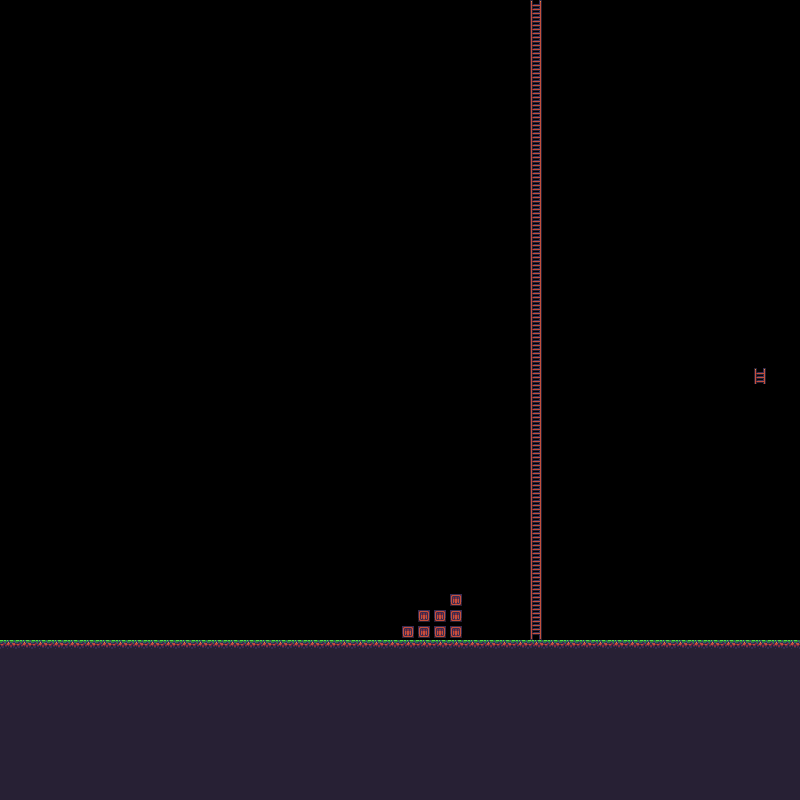

A 2D game scene composited from a Tiled map and its tileset images. What follows is a short description and the map's XML, with every tile layer's data as written:
An orthogonal 50x50 tile map with 16x16 px tiles, 1 tile layer (Terrain) and 5 objects (Start).

<map version="1.8" tiledversion="1.8.5" orientation="orthogonal" renderorder="right-down" width="50" height="50" tilewidth="16" tileheight="16" infinite="0" nextlayerid="6" nextobjectid="18">
 <editorsettings>
  <export target="level1.lua" format="lua" />
 </editorsettings>
 <tileset firstgid="1" name="Level" tilewidth="16" tileheight="16" tilecount="136" columns="17">
  <image source="sheet.png" width="272" height="128" />
 </tileset>
 <layer id="1" name="Terrain" width="50" height="50">
  <data encoding="csv">
0,0,0,0,0,0,0,0,0,0,0,0,0,0,0,0,0,0,0,0,0,0,0,0,0,0,0,0,0,0,0,0,0,76,0,0,0,0,0,0,0,0,0,0,0,0,0,0,0,0,
0,0,0,0,0,0,0,0,0,0,0,0,0,0,0,0,0,0,0,0,0,0,0,0,0,0,0,0,0,0,0,0,0,93,0,0,0,0,0,0,0,0,0,0,0,0,0,0,0,0,
0,0,0,0,0,0,0,0,0,0,0,0,0,0,0,0,0,0,0,0,0,0,0,0,0,0,0,0,0,0,0,0,0,93,0,0,0,0,0,0,0,0,0,0,0,0,0,0,0,0,
0,0,0,0,0,0,0,0,0,0,0,0,0,0,0,0,0,0,0,0,0,0,0,0,0,0,0,0,0,0,0,0,0,93,0,0,0,0,0,0,0,0,0,0,0,0,0,0,0,0,
0,0,0,0,0,0,0,0,0,0,0,0,0,0,0,0,0,0,0,0,0,0,0,0,0,0,0,0,0,0,0,0,0,93,0,0,0,0,0,0,0,0,0,0,0,0,0,0,0,0,
0,0,0,0,0,0,0,0,0,0,0,0,0,0,0,0,0,0,0,0,0,0,0,0,0,0,0,0,0,0,0,0,0,93,0,0,0,0,0,0,0,0,0,0,0,0,0,0,0,0,
0,0,0,0,0,0,0,0,0,0,0,0,0,0,0,0,0,0,0,0,0,0,0,0,0,0,0,0,0,0,0,0,0,93,0,0,0,0,0,0,0,0,0,0,0,0,0,0,0,0,
0,0,0,0,0,0,0,0,0,0,0,0,0,0,0,0,0,0,0,0,0,0,0,0,0,0,0,0,0,0,0,0,0,93,0,0,0,0,0,0,0,0,0,0,0,0,0,0,0,0,
0,0,0,0,0,0,0,0,0,0,0,0,0,0,0,0,0,0,0,0,0,0,0,0,0,0,0,0,0,0,0,0,0,93,0,0,0,0,0,0,0,0,0,0,0,0,0,0,0,0,
0,0,0,0,0,0,0,0,0,0,0,0,0,0,0,0,0,0,0,0,0,0,0,0,0,0,0,0,0,0,0,0,0,93,0,0,0,0,0,0,0,0,0,0,0,0,0,0,0,0,
0,0,0,0,0,0,0,0,0,0,0,0,0,0,0,0,0,0,0,0,0,0,0,0,0,0,0,0,0,0,0,0,0,93,0,0,0,0,0,0,0,0,0,0,0,0,0,0,0,0,
0,0,0,0,0,0,0,0,0,0,0,0,0,0,0,0,0,0,0,0,0,0,0,0,0,0,0,0,0,0,0,0,0,93,0,0,0,0,0,0,0,0,0,0,0,0,0,0,0,0,
0,0,0,0,0,0,0,0,0,0,0,0,0,0,0,0,0,0,0,0,0,0,0,0,0,0,0,0,0,0,0,0,0,93,0,0,0,0,0,0,0,0,0,0,0,0,0,0,0,0,
0,0,0,0,0,0,0,0,0,0,0,0,0,0,0,0,0,0,0,0,0,0,0,0,0,0,0,0,0,0,0,0,0,93,0,0,0,0,0,0,0,0,0,0,0,0,0,0,0,0,
0,0,0,0,0,0,0,0,0,0,0,0,0,0,0,0,0,0,0,0,0,0,0,0,0,0,0,0,0,0,0,0,0,93,0,0,0,0,0,0,0,0,0,0,0,0,0,0,0,0,
0,0,0,0,0,0,0,0,0,0,0,0,0,0,0,0,0,0,0,0,0,0,0,0,0,0,0,0,0,0,0,0,0,93,0,0,0,0,0,0,0,0,0,0,0,0,0,0,0,0,
0,0,0,0,0,0,0,0,0,0,0,0,0,0,0,0,0,0,0,0,0,0,0,0,0,0,0,0,0,0,0,0,0,93,0,0,0,0,0,0,0,0,0,0,0,0,0,0,0,0,
0,0,0,0,0,0,0,0,0,0,0,0,0,0,0,0,0,0,0,0,0,0,0,0,0,0,0,0,0,0,0,0,0,93,0,0,0,0,0,0,0,0,0,0,0,0,0,0,0,0,
0,0,0,0,0,0,0,0,0,0,0,0,0,0,0,0,0,0,0,0,0,0,0,0,0,0,0,0,0,0,0,0,0,93,0,0,0,0,0,0,0,0,0,0,0,0,0,0,0,0,
0,0,0,0,0,0,0,0,0,0,0,0,0,0,0,0,0,0,0,0,0,0,0,0,0,0,0,0,0,0,0,0,0,93,0,0,0,0,0,0,0,0,0,0,0,0,0,0,0,0,
0,0,0,0,0,0,0,0,0,0,0,0,0,0,0,0,0,0,0,0,0,0,0,0,0,0,0,0,0,0,0,0,0,93,0,0,0,0,0,0,0,0,0,0,0,0,0,0,0,0,
0,0,0,0,0,0,0,0,0,0,0,0,0,0,0,0,0,0,0,0,0,0,0,0,0,0,0,0,0,0,0,0,0,93,0,0,0,0,0,0,0,0,0,0,0,0,0,0,0,0,
0,0,0,0,0,0,0,0,0,0,0,0,0,0,0,0,0,0,0,0,0,0,0,0,0,0,0,0,0,0,0,0,0,93,0,0,0,0,0,0,0,0,0,0,0,0,0,0,0,0,
0,0,0,0,0,0,0,0,0,0,0,0,0,0,0,0,0,0,0,0,0,0,0,0,0,0,0,0,0,0,0,0,0,93,0,0,0,0,0,0,0,0,0,0,0,0,0,76,0,0,
0,0,0,0,0,0,0,0,0,0,0,0,0,0,0,0,0,0,0,0,0,0,0,0,0,0,0,0,0,0,0,0,0,93,0,0,0,0,0,0,0,0,0,0,0,0,0,0,0,0,
0,0,0,0,0,0,0,0,0,0,0,0,0,0,0,0,0,0,0,0,0,0,0,0,0,0,0,0,0,0,0,0,0,93,0,0,0,0,0,0,0,0,0,0,0,0,0,0,0,0,
0,0,0,0,0,0,0,0,0,0,0,0,0,0,0,0,0,0,0,0,0,0,0,0,0,0,0,0,0,0,0,0,0,93,0,0,0,0,0,0,0,0,0,0,0,0,0,0,0,0,
0,0,0,0,0,0,0,0,0,0,0,0,0,0,0,0,0,0,0,0,0,0,0,0,0,0,0,0,0,0,0,0,0,93,0,0,0,0,0,0,0,0,0,0,0,0,0,0,0,0,
0,0,0,0,0,0,0,0,0,0,0,0,0,0,0,0,0,0,0,0,0,0,0,0,0,0,0,0,0,0,0,0,0,93,0,0,0,0,0,0,0,0,0,0,0,0,0,0,0,0,
0,0,0,0,0,0,0,0,0,0,0,0,0,0,0,0,0,0,0,0,0,0,0,0,0,0,0,0,0,0,0,0,0,93,0,0,0,0,0,0,0,0,0,0,0,0,0,0,0,0,
0,0,0,0,0,0,0,0,0,0,0,0,0,0,0,0,0,0,0,0,0,0,0,0,0,0,0,0,0,0,0,0,0,93,0,0,0,0,0,0,0,0,0,0,0,0,0,0,0,0,
0,0,0,0,0,0,0,0,0,0,0,0,0,0,0,0,0,0,0,0,0,0,0,0,0,0,0,0,0,0,0,0,0,93,0,0,0,0,0,0,0,0,0,0,0,0,0,0,0,0,
0,0,0,0,0,0,0,0,0,0,0,0,0,0,0,0,0,0,0,0,0,0,0,0,0,0,0,0,0,0,0,0,0,93,0,0,0,0,0,0,0,0,0,0,0,0,0,0,0,0,
0,0,0,0,0,0,0,0,0,0,0,0,0,0,0,0,0,0,0,0,0,0,0,0,0,0,0,0,0,0,0,0,0,93,0,0,0,0,0,0,0,0,0,0,0,0,0,0,0,0,
0,0,0,0,0,0,0,0,0,0,0,0,0,0,0,0,0,0,0,0,0,0,0,0,0,0,0,0,0,0,0,0,0,93,0,0,0,0,0,0,0,0,0,0,0,0,0,0,0,0,
0,0,0,0,0,0,0,0,0,0,0,0,0,0,0,0,0,0,0,0,0,0,0,0,0,0,0,0,0,0,0,0,0,93,0,0,0,0,0,0,0,0,0,0,0,0,0,0,0,0,
0,0,0,0,0,0,0,0,0,0,0,0,0,0,0,0,0,0,0,0,0,0,0,0,0,0,0,0,0,0,0,0,0,93,0,0,0,0,0,0,0,0,0,0,0,0,0,0,0,0,
0,0,0,0,0,0,0,0,0,0,0,0,0,0,0,0,0,0,0,0,0,0,0,0,0,0,0,0,77,0,0,0,0,93,0,0,0,0,0,0,0,0,0,0,0,0,0,0,0,0,
0,0,0,0,0,0,0,0,0,0,0,0,0,0,0,0,0,0,0,0,0,0,0,0,0,0,77,77,77,0,0,0,0,93,0,0,0,0,0,0,0,0,0,0,0,0,0,0,0,0,
0,0,0,0,0,0,0,0,0,0,0,0,0,0,0,0,0,0,0,0,0,0,0,0,0,77,77,77,77,0,0,0,0,110,0,0,0,0,0,0,0,0,0,0,0,0,0,0,0,0,
9,9,9,9,9,9,9,9,9,9,9,9,9,9,9,9,9,9,9,9,9,9,9,9,9,9,9,9,9,9,9,9,9,9,9,9,9,9,9,9,9,9,9,9,9,9,9,9,9,9,
29,29,29,29,29,29,29,29,29,29,29,29,29,29,29,29,29,29,29,29,29,29,29,29,29,29,29,29,29,29,29,29,29,29,29,29,29,29,29,29,29,29,29,29,29,29,29,29,29,29,
29,29,29,29,29,29,29,29,29,29,29,29,29,29,29,29,29,29,29,29,29,29,29,29,29,29,29,29,29,29,29,29,29,29,29,29,29,29,29,29,29,29,29,29,29,29,29,29,29,29,
29,29,29,29,29,29,29,29,29,29,29,29,29,29,29,29,29,29,29,29,29,29,29,29,29,29,29,29,29,29,29,29,29,29,29,29,29,29,29,29,29,29,29,29,29,29,29,29,29,29,
29,29,29,29,29,29,29,29,29,29,29,29,29,29,29,29,29,29,29,29,29,29,29,29,29,29,29,29,29,29,29,29,29,29,29,29,29,29,29,29,29,29,29,29,29,29,29,29,29,29,
29,29,29,29,29,29,29,29,29,29,29,29,29,29,29,29,29,29,29,29,29,29,29,29,29,29,29,29,29,29,29,29,29,29,29,29,29,29,29,29,29,29,29,29,29,29,29,29,29,29,
29,29,29,29,29,29,29,29,29,29,29,29,29,29,29,29,29,29,29,29,29,29,29,29,29,29,29,29,29,29,29,29,29,29,29,29,29,29,29,29,29,29,29,29,29,29,29,29,29,29,
29,29,29,29,29,29,29,29,29,29,29,29,29,29,29,29,29,29,29,29,29,29,29,29,29,29,29,29,29,29,29,29,29,29,29,29,29,29,29,29,29,29,29,29,29,29,29,29,29,29,
29,29,29,29,29,29,29,29,29,29,29,29,29,29,29,29,29,29,29,29,29,29,29,29,29,29,29,29,29,29,29,29,29,29,29,29,29,29,29,29,29,29,29,29,29,29,29,29,29,29,
29,29,29,29,29,29,29,29,29,29,29,29,29,29,29,29,29,29,29,29,29,29,29,29,29,29,29,29,29,29,29,29,29,29,29,29,29,29,29,29,29,29,29,29,29,29,29,29,29,29
</data>
 </layer>
 <objectgroup id="5" name="Collision">
  <object id="11" x="0" y="640" width="800" height="160" />
  <object id="14" x="416" y="608" width="48" height="32" />
  <object id="15" x="448" y="592" width="16" height="16" />
  <object id="16" x="400" y="624" width="16" height="16" />
 </objectgroup>
 <objectgroup id="3" name="Info">
  <object id="6" name="Start" x="400" y="576">
   <point />
  </object>
 </objectgroup>
</map>
